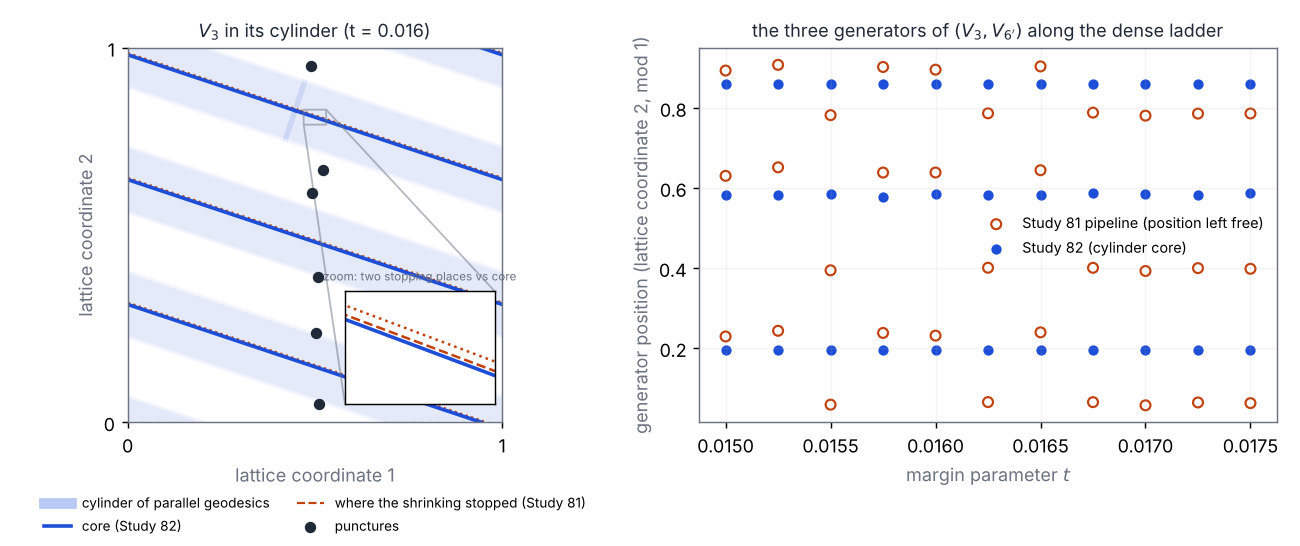

Write the Python code that produced this figure.
"""Figure for Study 82 (fig_path82.pdf): the cylinder of a peg-free geodesic and the generator positions along the dense ladder."""
import os, pickle
import numpy as np
import matplotlib; matplotlib.use("Agg")
import matplotlib.pyplot as plt
E = os.path.join(os.path.dirname(os.path.abspath(__file__)), "..", "engine")
TS = ["0.015", "0.01525", "0.0155", "0.01575", "0.016", "0.01625", "0.0165", "0.01675", "0.017", "0.01725", "0.0175"]
C_OLD, C_NEW, INK, MUTED = "#C2410C", "#1D4ED8", "#1F2937", "#6B7280"
def lat(z, wa, wb):
    if wb.real < 0: wa, wb = -wa, -wb                                       # canonical sign of the lattice basis (the pipeline may return -wa, -wb)
    B = np.array([[wa.real, wb.real], [wa.imag, wb.imag]]); return np.linalg.solve(B, [z.real, z.imag])
fig, (ax, bx) = plt.subplots(1, 2, figsize=(10, 4.2), gridspec_kw=dict(width_ratios=[1, 1.35]))
# ---- left: one fundamental domain at t = 0.016, drawn in lattice coordinates (an affine image of the flat torus)
t0 = "0.016"; S4 = pickle.load(open(os.path.join(E, "study81_wall", f"ckpt_t{t0}", "S4_flat.pkl"), "rb")); wa, wb = S4["wa"], S4["wb"]
B81 = {t: pickle.load(open(os.path.join(E, "study81_wall", f"t{t}", "bside81.pkl"), "rb")) for t in ("0.01575", "0.016")}
pun = np.array([lat(p, wa, wb) % 1 for p in S4["PUN"]])
lam = B81[t0]["taut"][2]["lam"]; dl = lat(lam, wa, wb)                      # V3 direction in lattice coordinates
n = np.array([-dl[1], dl[0]]); n = n / np.linalg.norm(n)
def line_pts(c):
    """the closed geodesic through point c with direction dl, drawn as segments inside the unit square"""
    segs = []; pts = c + np.outer(np.linspace(0, 1, 4000), dl)
    pts = pts % 1; brk = np.nonzero(np.abs(np.diff(pts, axis=0)).max(1) > 0.5)[0] + 1
    return np.split(pts, brk)
v_old = {t: lat(complex(B81[t]["taut"][2]["verts"][0]), wa, wb) for t in B81}
# cylinder: transverse offsets of the punctures relative to the old position, period = 1/|dl| in the normal direction of the lattice picture
proj = lambda q: float(np.dot(q, n)); per = abs(1.0 / (dl[0] * 0 + 1)) if False else None
offs = []
for p in pun:
    for a in range(-4, 5):
        for b in range(-4, 5): offs.append(proj(p + np.array([a, b]) - v_old[t0]))
offs = np.array(offs); lo = offs[offs < 0].max(); hi = offs[offs > 0].min(); core = v_old[t0] + n * (lo + hi) / 2
for s in np.linspace(lo, hi, 25)[1:-1]:
    for seg in line_pts(v_old[t0] + n * s): ax.plot(seg[:, 0], seg[:, 1], color=C_NEW, alpha=0.06, lw=3)
for t, ls in (("0.01575", ":"), ("0.016", "--")):
    for seg in line_pts(v_old[t]): ax.plot(seg[:, 0], seg[:, 1], color=C_OLD, lw=1.2, ls=ls)
for seg in line_pts(core): ax.plot(seg[:, 0], seg[:, 1], color=C_NEW, lw=2)
ax.scatter(pun[:, 0], pun[:, 1], s=28, color=INK, zorder=5)
ax.set_xlim(0, 1); ax.set_ylim(0, 1); ax.set_aspect("equal"); ax.set_xticks([0, 1]); ax.set_yticks([0, 1])
ax.set_xlabel("lattice coordinate 1", color=MUTED); ax.set_ylabel("lattice coordinate 2", color=MUTED)
ax.set_title("$V_3$ in its cylinder (t = 0.016)", fontsize=10, color=INK)
ax.plot([], [], color=C_NEW, alpha=0.3, lw=6, label="cylinder of parallel geodesics"); ax.plot([], [], color=C_NEW, lw=2, label="core (Study 82)")
ax.plot([], [], color=C_OLD, lw=1.2, ls="--", label="where the shrinking stopped (Study 81)"); ax.scatter([], [], s=28, color=INK, label="punctures")
ax.legend(loc="upper center", bbox_to_anchor=(0.5, -0.16), fontsize=7.5, frameon=False, ncol=2)
for sp in ax.spines.values(): sp.set_color(MUTED)
ins = ax.inset_axes([0.58, 0.05, 0.4, 0.3]); c0 = core
for t, ls in (("0.01575", ":"), ("0.016", "--")):
    for seg in line_pts(v_old[t]): ins.plot(seg[:, 0], seg[:, 1], color=C_OLD, lw=1.4, ls=ls)
for seg in line_pts(core): ins.plot(seg[:, 0], seg[:, 1], color=C_NEW, lw=2)
cx, cy = 0.5, (core[1] + (0.5 - core[0]) * dl[1] / dl[0]) % 1
ins.set_xlim(cx - 0.03, cx + 0.03); ins.set_ylim(cy - 0.02, cy + 0.02); ins.set_xticks([]); ins.set_yticks([])
ins.set_title("zoom: two stopping places vs core", fontsize=6.5, color=MUTED)
ax.indicate_inset_zoom(ins, edgecolor=MUTED)
# ---- right: generators of (V3, V6') along the ladder
key = (2, 4)
def series(path_fn):
    xs, ys = [], []
    for t in TS:
        d = pickle.load(open(path_fn(t), "rb")); wa_, wb_ = d["wa"], d["wb"]
        for z in d["pts"][key]: xs.append(float(t)); ys.append(lat(z, wa_, wb_)[1] % 1)
    return np.array(xs), np.array(ys)
x1, y1 = series(lambda t: os.path.join(E, "study81_wall", f"t{t}", "points81.pkl"))
x2, y2 = series(lambda t: os.path.join(E, "study82_path", f"t{t}", "b82.pkl"))
bx.scatter(x1, y1, s=30, facecolors="none", edgecolors=C_OLD, linewidths=1.2, label="Study 81 pipeline (position left free)")
bx.scatter(x2, y2, s=22, color=C_NEW, label="Study 82 (cylinder core)")
bx.set_xlabel("margin parameter $t$", color=MUTED); bx.set_ylabel("generator position (lattice coordinate 2, mod 1)", color=MUTED)
bx.set_title("the three generators of $(V_3, V_{6'})$ along the dense ladder", fontsize=10, color=INK)
bx.grid(alpha=0.15); bx.legend(fontsize=8, frameon=False, loc="best")
for sp in bx.spines.values(): sp.set_color(MUTED)
fig.tight_layout(); fig.savefig(os.path.join(os.path.dirname(os.path.abspath(__file__)), "fig_path82.pdf")); fig.savefig(os.path.join(os.path.dirname(os.path.abspath(__file__)), "fig_path82.png"), dpi=130)
print("written")
